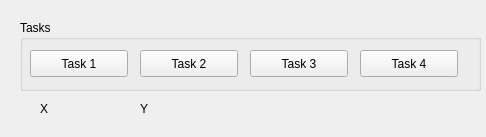
<?xml version="1.0" encoding="UTF-8"?>
<ui version="4.0">
 <class>TaskStarter</class>
 <widget class="QWidget" name="TaskStarter">
  <property name="geometry">
   <rect>
    <x>0</x>
    <y>0</y>
    <width>486</width>
    <height>137</height>
   </rect>
  </property>
  <property name="sizePolicy">
   <sizepolicy hsizetype="Preferred" vsizetype="Preferred">
    <horstretch>0</horstretch>
    <verstretch>0</verstretch>
   </sizepolicy>
  </property>
  <property name="minimumSize">
   <size>
    <width>486</width>
    <height>137</height>
   </size>
  </property>
  <property name="windowTitle">
   <string>Form</string>
  </property>
  <widget class="QGroupBox" name="TaskGroup">
   <property name="geometry">
    <rect>
     <x>20</x>
     <y>20</y>
     <width>461</width>
     <height>71</height>
    </rect>
   </property>
   <property name="title">
    <string>Tasks</string>
   </property>
   <widget class="QPushButton" name="taskbutton_1">
    <property name="geometry">
     <rect>
      <x>10</x>
      <y>30</y>
      <width>98</width>
      <height>27</height>
     </rect>
    </property>
    <property name="text">
     <string>Task 1</string>
    </property>
   </widget>
   <widget class="QPushButton" name="taskbutton_2">
    <property name="geometry">
     <rect>
      <x>120</x>
      <y>30</y>
      <width>98</width>
      <height>27</height>
     </rect>
    </property>
    <property name="text">
     <string>Task 2</string>
    </property>
   </widget>
   <widget class="QPushButton" name="taskbutton_3">
    <property name="geometry">
     <rect>
      <x>230</x>
      <y>30</y>
      <width>98</width>
      <height>27</height>
     </rect>
    </property>
    <property name="text">
     <string>Task 3</string>
    </property>
   </widget>
   <widget class="QPushButton" name="taskbutton_4">
    <property name="geometry">
     <rect>
      <x>340</x>
      <y>30</y>
      <width>98</width>
      <height>27</height>
     </rect>
    </property>
    <property name="text">
     <string>Task 4</string>
    </property>
   </widget>
  </widget>
  <widget class="QLabel" name="label_x">
   <property name="geometry">
    <rect>
     <x>40</x>
     <y>100</y>
     <width>67</width>
     <height>17</height>
    </rect>
   </property>
   <property name="text">
    <string>X</string>
   </property>
  </widget>
  <widget class="QLabel" name="label_y">
   <property name="geometry">
    <rect>
     <x>140</x>
     <y>100</y>
     <width>67</width>
     <height>17</height>
    </rect>
   </property>
   <property name="text">
    <string>Y</string>
   </property>
  </widget>
 </widget>
 <resources/>
 <connections/>
</ui>
